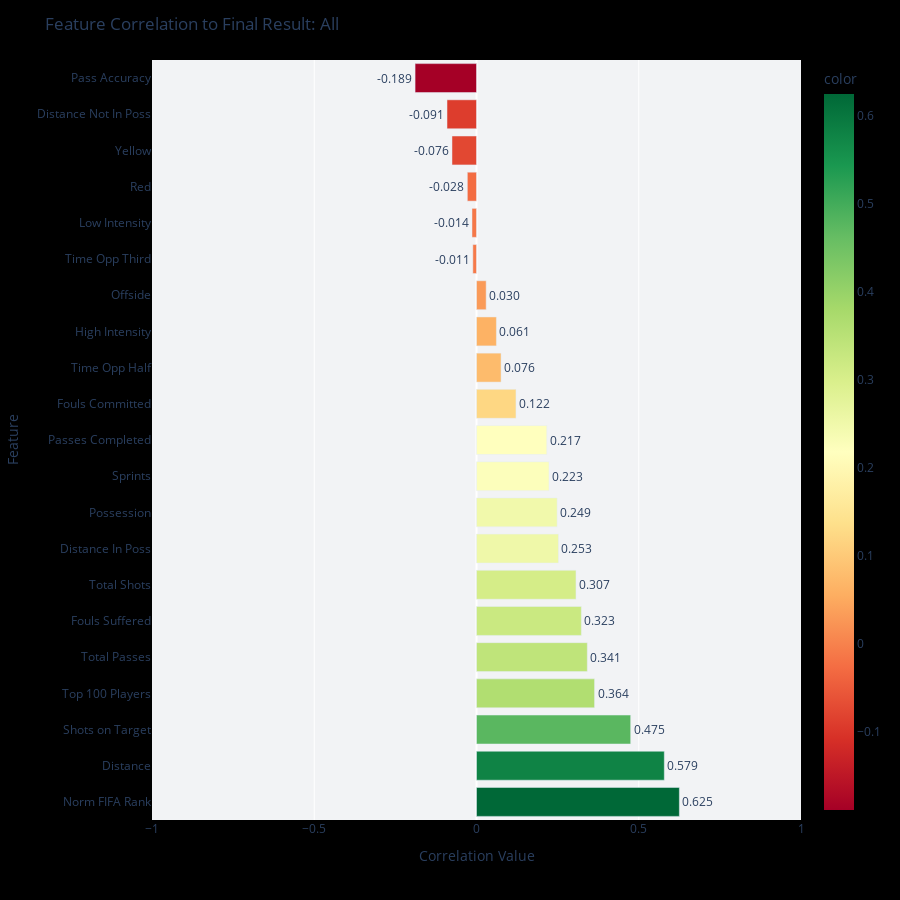

The notebook cell saved with this chart:
### Code cell
nations_comb_df = pd.concat([nationsDf_18, nationsDf_14, nationsDf_10])

#features = games_comb_df[features_list]
#labels = games_comb_df["WDL"]
columnsToIgnore = ["Final Position", "Year", "Norm Final Position", "FIFA Rank", "Goals Scored", "Goals Against"]

corrDf = nations_comb_df.corr()
results = corrDf["Norm Final Position"]
results = results.drop(columnsToIgnore)
fig = px.bar(results, x=results, y=results.index, orientation='h', height = 900, text = results, 
             color = results, color_continuous_scale=px.colors.diverging.RdYlGn)
fig.update_layout(yaxis={'categoryorder':'total descending'})

config={
  'showAxisDragHandles': False, #prevent resize of axis
    'showLink':False,
    #prevent certain action buttons
    'modeBarButtonsToRemove':['sendDataToCloud','zoomIn2d', 'zoomOut2d','zoom2d','pan2d','select2d',\
          'lasso2d','autoScale2d','zoom3d','pan3d','orbitRotation','tableRotation', 'hoverClosestCartesian',\
              'hoverCompareCartesian']}
fig.update_traces(texttemplate='%{text:.3f}', textposition='outside',
                 hovertemplate = "%{label} <br>Correlation: %{text:.5f}")
fig.update_layout(title="Feature Correlation to Final Result: All",
                  xaxis_title="Correlation Value",
                  yaxis_title="Feature",
                  xaxis=dict(range=[-1, 1]),
                  paper_bgcolor='rgb(0,0,0,0)',
                  plot_bgcolor='rgb(242, 243, 245,0)')

fig.show()

### Figure 1 — Plotly figure (JSON) as saved in the notebook; plotly's stock layout.template omitted (floating-point values rounded to 4 significant figures)
{"data": [{"alignmentgroup": "True", "hovertemplate": "%{label} <br>Correlation: %{text:.5f}", "legendgroup": "", "marker": {"color": [0.3638, 0.6251, 0.2167, 0.3414, -0.1893, 0.3065, 0.4751, 0.2485, 0.5787, 0.2526, -0.09084, 0.02976, 0.1216, 0.3231, -0.0756, -0.02825, 0.06135, -0.01393, 0.2234, 0.07565, -0.01128], "coloraxis": "coloraxis"}, "name": "", "offsetgroup": "", "orientation": "h", "showlegend": false, "text": [0.3638, 0.6251, 0.2167, 0.3414, -0.1893, 0.3065, 0.4751, 0.2485, 0.5787, 0.2526, -0.09084, 0.02976, 0.1216, 0.3231, -0.0756, -0.02825, 0.06135, -0.01393, 0.2234, 0.07565, -0.01128], "textposition": "outside", "texttemplate": "%{text:.3f}", "type": "bar", "x": [0.3638, 0.6251, 0.2167, 0.3414, -0.1893, 0.3065, 0.4751, 0.2485, 0.5787, 0.2526, -0.09084, 0.02976, 0.1216, 0.3231, -0.0756, -0.02825, 0.06135, -0.01393, 0.2234, 0.07565, -0.01128], "xaxis": "x", "y": ["Top 100 Players", "Norm FIFA Rank", "Passes Completed", "Total Passes", "Pass Accuracy", "Total Shots", "Shots on Target", "Possession", "Distance", "Distance In Poss", "Distance Not In Poss", "Offside", "Fouls Committed", "Fouls Suffered", "Yellow", "Red", "High Intensity", "Low Intensity", "Sprints", "Time Opp Half", "Time Opp Third"], "yaxis": "y"}], "layout": {"barmode": "relative", "coloraxis": {"colorbar": {"title": {"text": "color"}}, "colorscale": [[0, "rgb(165,0,38)"], [0.1, "rgb(215,48,39)"], [0.2, "rgb(244,109,67)"], [0.3, "rgb(253,174,97)"], [0.4, "rgb(254,224,139)"], [0.5, "rgb(255,255,191)"], [0.6, "rgb(217,239,139)"], [0.7, "rgb(166,217,106)"], [0.8, "rgb(102,189,99)"], [0.9, "rgb(26,152,80)"], [1, "rgb(0,104,55)"]]}, "height": 900, "legend": {"tracegroupgap": 0}, "margin": {"t": 60}, "paper_bgcolor": "rgb(0,0,0,0)", "plot_bgcolor": "rgb(242, 243, 245,0)", "title": {"text": "Feature Correlation to Final Result: All"}, "xaxis": {"anchor": "y", "domain": [0, 1], "range": [-1, 1], "title": {"text": "Correlation Value"}}, "yaxis": {"anchor": "x", "categoryorder": "total descending", "domain": [0, 1], "title": {"text": "Feature"}}}}
